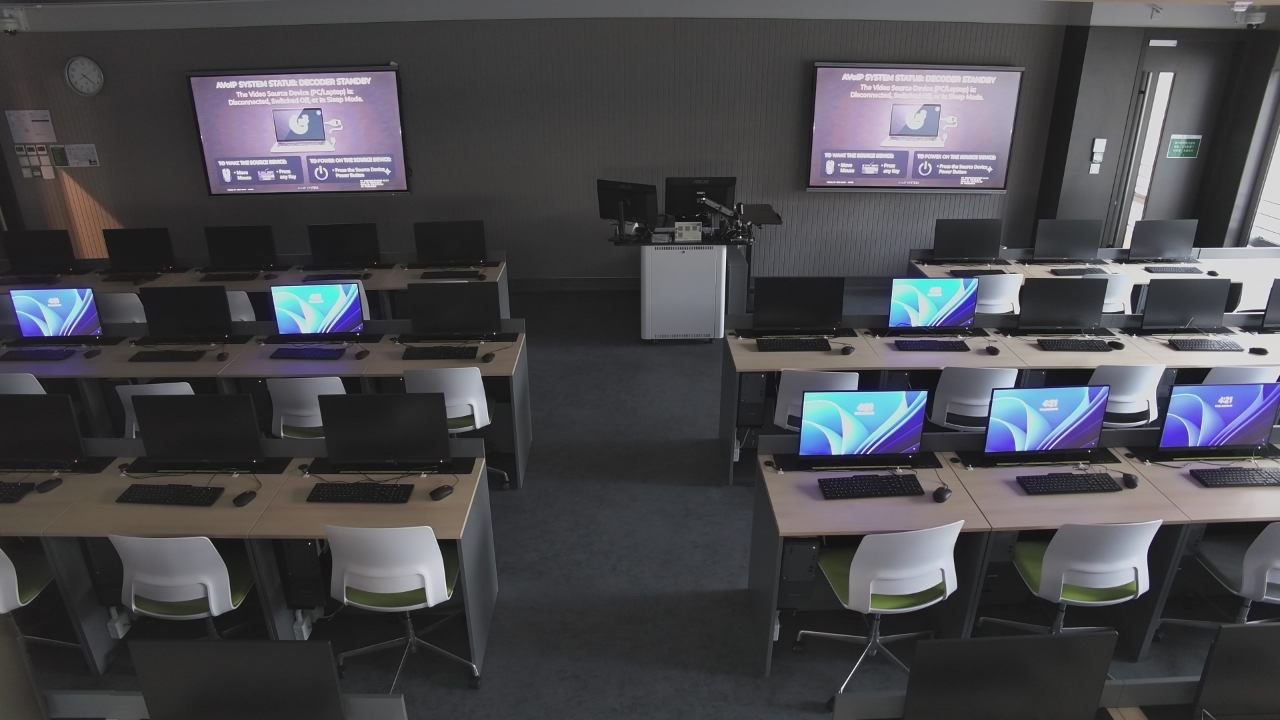
#> input picture [Buddy]/.workbuddy/tmp/live7/g0.jpg, 1280 x 720 px, found by its file name
$ python r7_hunt.py
#> lines starting #> are read from the running program, lines starting #| are printed output that depends on the picture
### [Buddy]/av_scan.py
#!/usr/bin/env python
# Shek Mun AV room scan -> HTML report with inline camera snapshots.
import os
import re
import json
import time
import base64
import subprocess
import numpy as np
from PIL import Image, ImageDraw, ImageOps, ImageFilter
from scipy import ndimage

OUT = os.path.dirname(os.path.abspath(__file__))
TMP = os.path.join(OUT, '.workbuddy', 'tmp')
SNAP_URL = 'http://10.107.147.121:8080/snapshot.json'
CONFIG = os.path.join(OUT, 'av_monitor_config.json')
CHANGELOG = os.path.join(OUT, 'changelog.md')

# Report engine version. Keep in step with the top entry of changelog.md; it is stamped
# into the HTML report, the email body and the email subject footer so Danny always
# knows which rule set produced a given report.
VERSION = '2.6.1'
# an OUT OF SYNC verdict must repeat on a consecutive run inside this window before it
# is allowed to raise an Abnormal (Danny: avoid one-off false alarms)
SYNC_CONFIRM_WINDOW_S = 3 * 3600

# KDS temperature alarm threshold (deg C) - only at/above this is a room "Abnormal".
# Danny raised it from 45 to 49 on 2026-09-21; the value in av_monitor_config.json wins.
KDS_ALARM = 49
# rooms with at least this many monitored displays must show one common picture
SYNC_MIN_DECODERS = 2
# a disagreeing region must cover at least this share of the largest display's area
# before the room is called OUT OF SYNC (Danny: only flag a *highly* unmatched room)
SYNC_MIN_AREA_RATIO = 0.30
# text that identifies the AVoIP "decoder standby" screen
AVOIP_IDLE_KEYS = ('AVOIP', 'DECODER', 'STANDBY', 'VIDEO SOURCE', 'DISCONNECTED',
                   'SWITCHED OFF', 'SLEEP MODE', 'TO WAKE')
# Narrower evidence that a bright region really IS a TV: an AVoIP decoder standby
# screen can only come from a display, never from a whiteboard / noticeboard.
DISPLAY_TEXT_KEYS = ('AVOIP', 'DECODER', 'STANDBY', 'VIDEO SOURCE', 'DISCONNECTED')

ROOMS = [
    ('101', 'SM-11-01', 'SM-11-01'), ('102', 'SM-11-02', 'SM-11-02'),
    ('103', 'SM-11-03', 'SM-11-03'), ('104', 'SM-11-04', 'SM-11-04'),
    ('105', 'SM-11-05', 'SM-11-05'), ('106', 'SM-11-06', 'SM-11-06'),
    ('107', 'SM-11-07', 'SM-11-07'), ('108', 'SM-11-08', 'SM-11-08'),
    ('109', 'Common Rm', 'Common Area'),
]
# snapshot.json room key -> camera ip suffix
PASS_DIRS = ['s1', 's2', 's3']


# [114 lines left out: functions load_config, kds_alarm, display_spec, display_filter, display_regions, poller_state, not called in this run]


def is_fault(d):
    """Only an explicit `fail` is a fault. `unknown` = not polled yet (see poller_state)."""
    return d.get('status') == 'fail'


def sync_history_path():
    return os.path.join(TMP, 'sync_history.json')


# [67 lines left out: functions load_sync_history, apply_sync_persistence, fetch_snapshot, grab, not called in this run]


def gray(path):
    return np.asarray(Image.open(path).convert('L'), dtype=np.float32)
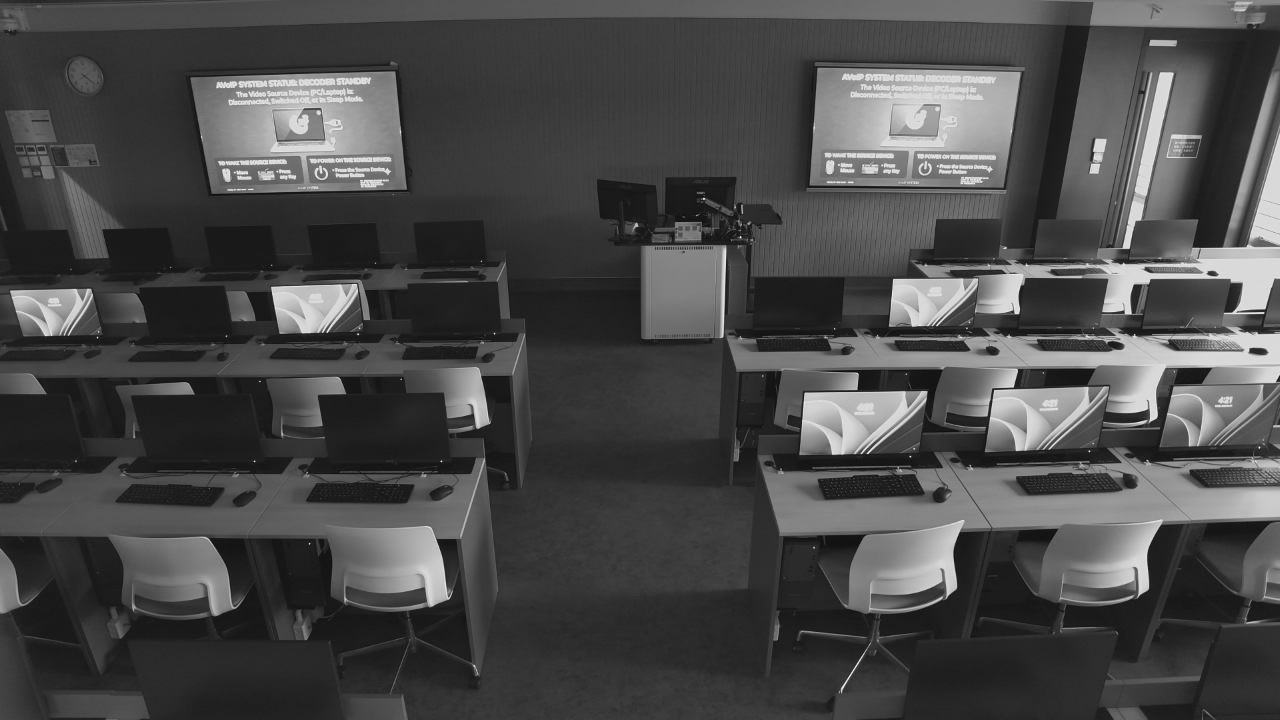
#> returned value: shape (720, 1280) float32; min 1, max 246, mean 73.3


# [78 lines left out: functions refine_box, refine_box_frames, iou, not called in this run]


# tuned on the live SM-11-01 frame (2026-09-28): a 288x176 wall-band blob shrinks to
# 312x180 around the TV panel, a 192x64 blob to 193x65 (spectator band removed), while
# the big 4K TV is kept at 142x170 instead of the 112x96 that cut it in half.
REFINE_TUNE = {'pad': 30, 'edge_frac': 0.85, 'streak': 0.75, 'max_grow': 0.35}


# [45 lines left out: function screens, not called in this run]


_OCR = None


def get_ocr():
    global _OCR
    if _OCR is None:
        try:
            from rapidocr_onnxruntime import RapidOCR
            _OCR = RapidOCR()
        except Exception:
            _OCR = False          # OCR unavailable -> screen state falls back to heuristics
    return _OCR or None


def ocr_frame(rgb):
    """OCR the whole 1280x720 frame once; return [{text, box}]."""
    eng = get_ocr()
    if eng is None:
        return []
    try:
        res, _ = eng(rgb)
    except Exception:
        return []
    out = []
    for t in (res or []):
        if not t or not t[1]:
            continue
        pts = t[0]
        xs = [p[0] for p in pts]
        ys = [p[1] for p in pts]
        out.append({'text': str(t[1]),
                    'box': (float(min(xs)), float(min(ys)), float(max(xs)), float(max(ys)))})
    return out


# v2.6.0 - the lock-screen clock, tolerant of OCR garble on the separator.
# The old pattern was `^\d{1,2}[:.]\d{2}$`, i.e. it demanded a colon or a full stop.
# Danny (2026-09-30, SM-11-06 follow-up): all four SM-11-01 panels were showing the
# SAME Windows lock screen, yet the room reported "2 idle / 2 not idle -> OUT OF SYNC".
# The two "active" panels had simply had their colon eaten by OCR - one read `917`
# and the other `9-17` - so the clock was not recognised, the panel fell through to
# "readable text => content", and the room raised a false Abnormal. On a 220x135 px
# wall TV the colon is a couple of pixels; losing it is routine, not exceptional.
CLOCK_RE = re.compile(r'^\s*(\d{1,2})\s*[:.\-\u2013\u2014 ]\s*(\d{2})\s*$')   # 9:17 9.17 9-17 9 17
CLOCK_BARE_RE = re.compile(r'^\s*(\d{1,2})(\d{2})\s*$')                      # 917 0917


# [27 lines left out: functions is_clock, region_structure, not called in this run]


# ---------------------------------------------------------------------------
# AVoIP decoder standby - learned visual fingerprint (Danny, 2026-09-28)
# ---------------------------------------------------------------------------
# Danny sent a reference picture of the AVoIP standby screen and asked the audit to
# "learn the pattern", because OCR alone cannot be trusted on it: on SM-11-02 the
# RIGHT panel reads "AVOIP SYSTEM STATUS: DECODER STANDBY" but the LEFT panel - same
# picture, dimmer and softer - returns *nothing*. The left panel then fell through to
# "content not readable" (unknown) while the right was idle, and the mismatched state
# classes made the room report OUT OF SYNC even though both panels were idle.
#
# The screen's signature is a dense block of headline text across the top of the
# panel over a DARK grey background, with a laptop graphic and a two-panel button
# layout below. Measured across live frames:
#
#   panel                        top-band text   dark share (<95)
#   SM-11-02 left  (true)            0.585           0.806
#   SM-11-02 right (true)            0.475           0.670
#   SM-11-08 wall cladding (FALSE)   0.739           0.055
#   Room 1 content slides (FALSE)    0.000           0.24 - 0.29
#
# `band` alone is NOT enough: the patterned wall cladding in SM-11-08 produces just
# as much top-band edge energy as a real headline, and a standby panel seen at a
# steep angle through glass glares up to lum 160-174 and loses its dark background.
# The dark share is what actually identifies the screen - the banner is white text on
# a near-black panel. Both gates must pass.
STANDBY_BAND_MIN = 0.35      # headline rows in the top band for a standby screen
STANDBY_DARK_MIN = 0.55      # the banner sits on a dark panel, not a bright wall
# (was 0.45; raised 2026-09-28 after a dark slide with a top title band on SM-11-01
#  tv3 reached 0.45-0.55 and was wrongly called standby. True AVoIP standby panels
#  measure 0.71-0.81, so 0.55 keeps them with margin.)
STANDBY_LUM_MIN, STANDBY_LUM_MAX = 60, 175
# v2.5.0 - pattern matching for a panel that glare makes unreadable. A panel with no
# text of its own is called standby when its row layout matches a standby panel that
# WAS confirmed in the same room. Measured 2026-09-28: twin standby panels 0.88,
# a content panel in the same test set 0.28 at most -> 0.45 was chosen then.
# v2.5.7 - raised to 0.75. Danny (2026-09-29) saw SM-11-01 sit on CHECK REGION while
# it was really IN SYNC: the centre-right TV is a bright slide (lum 143, dark 0.127)
# yet scored NCC 0.590 against the stored profile, clearing 0.45 and being re-labelled
# Idle - which then disagreed with the right-wall TV and produced a phantom out-of-sync
# alert. Re-measured across every marked panel in the fleet (12 samples): real standby
# panels score 0.99-1.00, real content 0.28-0.59. 0.75 sits in that gap with margin on
# both sides and separates all 12 correctly, where a dark-share gate would have broken
# SM-11-02's left TV (genuine standby at dark 0.079 through window glare).
# v2.6.1 - 0.75 was too strict, and the whole reason it had been raised was misdiagnosed.
# Re-measured across every marked panel in the fleet on 2026-09-30, ground truth from the
# OCR banner, three separate times of day as the light changed:
#   OCR-confirmed standby  0.558 - 1.000   (the 0.558 is SM-11-01 under blue skylight,
#                                           which lifts B-R to 43-58 and washes the panel)
#   content / slide / lock 0.064 - 0.449   (SM-11-02's slide, the one Danny reported,
#                                           tops out at 0.449)
# 0.50 sits in that gap with roughly 0.05 of margin on each side. It also still rejects
# the 0.590 bright slide that made v2.5.7 raise the gate.
STANDBY_NCC_MIN = 0.50
# v2.6.1 - how many row-profile signatures are kept per room. This was 2, and that was
# the real reason the NCC test kept failing: remember_standby_profiles() appends the new
# signature and then stores cur[-limit:], so every learning run EVICTED the oldest one.
# A single bad learning pass therefore destroyed the good reference permanently, and the
# next run's genuine standby panel scored 0.36 against the wreckage - which looked exactly
# like "sunlight broke the matcher" and sent v2.5.7 off to build a colour test instead.
# It was not sunlight: simulating glare on a confirmed standby panel (additive +120,
# multiplicative x2.0, warm-tinted +80) moves its NCC by less than 0.02, because the row
# profile is high-passed and z-normalised before comparison. The reference was simply bad.
# Keeping a pool of 8 and scoring against the best of them (see standby_profiles()) means
# one bad sample can no longer erase a good one.
STANDBY_PROFILE_POOL = 8
# v2.6.1 - the hue test is a COLD-START fallback only: it runs when a room has no learned
# reference at all. It is deliberately not allowed to rescue a panel the layout test
# rejects. SM-11-02's slide measured B-R 9.1 / saturation 22.2 against 17.4 / 20.9 for a
# real standby panel on SM-11-08 - colour cannot separate them - and that slide still
# scores 0.37-0.45 on layout. Letting colour override layout is precisely what produced
# the false "idle" verdict Danny reported on 2026-09-30.
# v2.5.7 - colour signature of the AVoIP standby screen (see standby_hue()). Sunlight
# lifts a standby panel's brightness from ~83 to ~143-169 without changing its colour,
# so absolute brightness / dark-share tests fail on it. Measured across the fleet the
# standby screen is the only surface that is both faintly blue and nearly desaturated:
# B-R 13.6-18.1 with saturation 17.0-21.7, against 101/102 (Win11 wallpaper), 151/152
# (lock screen) and -1.5/3.3 (white slide). Ratios, so exposure-independent.
# v2.6.1 - the v2.5.7 window was far too generous and let real slides through. Danny
# (2026-09-30) reported SM-11-02 "both are in use but not idle": both panels were slides
# measuring B-R 26.8 / 25.1 with saturation 36.6 / 38.9, comfortably inside 8-40 / <=45.
# Fleet-wide re-measure (2026-09-30, 9 OCR-confirmed standby panels vs 4 content panels):
#   saturation : standby  5.4 - 31.7   |   content 36.6 - 169.8
#   B-R        : standby -0.4 - 24.8   |   content 25.1 - 169.7
# Saturation is the sharper of the two, so it carries the decision; B-R is a backstop for
# a saturated-but-dim slide. BR_MIN stays at 8.0 deliberately - a white slide measures
# B-R -1.5 / saturation 3.3 and must keep failing, even though the dimmest real standby
# panel (SM-11-01 left, B-R -0.4) then falls through to the NCC test instead.
STANDBY_HUE_BR_MIN, STANDBY_HUE_BR_MAX = 8.0, 28.0
STANDBY_HUE_SAT_MAX = 34.0
STANDBY_ZOOM_SCALES = (2, 3)
# v2.5.2 - whole-headline matching for a garbled banner (see standby_banner())
STANDBY_BANNER_REF = ('AVOIPSYSTEMSTATUSDECODERSTANDBY',
                      'AVOIPSYSTEMSTATUSDECODERSTANDBYTHEVIDEOSOURCEDEVICE')
STANDBY_BANNER_MIN_RATIO = 0.65
STANDBY_BANNER_MIN_LEN = 18
# v2.5.1 - Windows lock-screen wallpaper signature (see lock_screen_signature()).
# SM-11-08 measured b-g ~90 / g-r ~45 / lum 74-87 on an idle lock screen.
LOCK_BG_DG = 35         # b - g: the pixel is strongly blue
LOCK_BG_DR = 12         # g - r: and the blue comes from the blue channel, not grey
LOCK_BG_MIN_SHARE = 0.45  # share of the panel that must carry that blue
LOCK_MEAN_DG = 60       # panel-level mean b - g (lock 109-111 vs content <= 22)
LOCK_MEAN_DR = 12       # panel-level mean g - r (lock 23-27 vs content <= 6)
LOCK_LUM_MIN, LOCK_LUM_MAX = 45, 135


# [248 lines left out: functions text_band, standby_fingerprint, standby_hue, standby_hue_match, standby_row_profile, profile_ncc and 3 more, not called in this run]


# Danny (2026-09-21): Idle means ONLY (a) Windows lock screen, (b) AVoIP decoder
# standby banner, (c) an all-blank screen. A Windows desktop or an application that
# sits static for a long time is still "content on screen" -> In use, not Idle.
# A blank screen is featureless: almost no pixel deviates from the median and the
# row-to-row variation is tiny.
BLANK_NONFLAT_MAX = 0.10
BLANK_ROWSTD_MAX = 12.0


# [744 lines left out: functions classify_texts, display_pill, aggregate_screen_state, measure_panel, standby_profiles, remember_standby_profiles and 10 more, not called in this run]


CSS = """
body{font-family:'Segoe UI',Arial,'Microsoft JhengHei',sans-serif;background:#f5f6f8;
color:#1f2430;margin:0;padding:24px;}
.wrap{max-width:1000px;margin:0 auto;}
h1{font-size:22px;margin:0 0 4px;}
.sub{color:#6b7280;font-size:13px;margin-bottom:18px;}
table.summary{border-collapse:collapse;width:100%;background:#fff;font-size:13px;
box-shadow:0 1px 3px rgba(0,0,0,.08);margin-bottom:24px;}
table.summary th{background:#eef2f7;text-align:left;padding:8px 10px;border:1px solid #dfe3ea;}
table.summary td{padding:8px 10px;border:1px solid #dfe3ea;vertical-align:middle;}
.room{background:#fff;border:1px solid #dfe3ea;border-radius:8px;padding:16px 18px;
margin-bottom:18px;box-shadow:0 1px 3px rgba(0,0,0,.06);}
.room h2{font-size:17px;margin:0 0 10px;padding-bottom:8px;border-bottom:2px solid #eef2f7;}
.room h3{font-size:13px;color:#4b5563;margin:14px 0 6px;text-transform:uppercase;letter-spacing:.4px;}
.pill{display:inline-block;font-size:11px;font-weight:bold;padding:3px 9px;border-radius:10px;
margin-left:8px;vertical-align:middle;}
.p-on{background:#e6f4ea;color:#186a3b;}
.p-off{background:#fce8e6;color:#a52714;}
.p-idle{background:#eef2f7;color:#4b5563;}
.p-sched{background:#fef7e0;color:#8a6100;}
.p-act{background:#e8f0fe;color:#174ea6;}
table.tv{border-collapse:collapse;width:100%;font-size:12.5px;margin-top:6px;}
table.tv th{background:#f3f5f8;text-align:left;padding:6px 8px;border:1px solid #dfe3ea;}
table.tv td{padding:6px 8px;border:1px solid #dfe3ea;vertical-align:top;}
td.shot{width:300px;text-align:center;background:#fafbfc;}
td.shot img{width:280px;border:1px solid #dfe3ea;border-radius:5px;display:block;margin:0 auto 6px;}
td.shot .cap{font-size:11px;color:#6b7280;}
.shotwrap{position:relative;display:inline-block;width:280px;line-height:0;}
.shotwrap img{margin:0 auto;}
.shotwrap .op{position:absolute;border:2px solid #e11d48;background:rgba(225,29,72,.07);}
.shotwrap .op span{position:absolute;top:-13px;left:-2px;background:#e11d48;color:#fff;
font-size:9px;font-weight:bold;padding:1px 4px;border-radius:3px;line-height:1.2;}
.shotwrap .op.stby{border-color:#7c3aed;background:rgba(124,58,237,.07);}
.shotwrap .op.stby span{background:#7c3aed;}
.legend{font-size:11px;color:#6b7280;margin:6px 0 0;}
.legend i{display:inline-block;width:10px;height:10px;border:2px solid #e11d48;vertical-align:-1px;
margin:0 3px 0 8px;}
.legend i.s{border-color:#7c3aed;}
ul{margin:4px 0 0 18px;padding:0;font-size:13px;}
li{padding:2px 0;}
.warn{background:#fff8e1;border-left:4px solid #f9a825;padding:8px 12px;font-size:13px;margin-top:8px;}
.note{background:#eef2f7;border-left:4px solid #607d8b;padding:8px 12px;font-size:12px;
color:#455a64;margin-bottom:18px;}
.ok{color:#186a3b;font-weight:bold;} .bad{color:#a52714;font-weight:bold;}
.muted{color:#4b5563;font-weight:bold;}
.foot{color:#6b7280;font-size:12px;margin-top:20px;border-top:1px solid #dfe3ea;padding-top:10px;}
"""


# [294 lines left out: functions overlay_html, build_html, not called in this run]


# [25 lines that do not run on import are left out]

### [Buddy]/.workbuddy/tmp/r7_hunt.py
# -*- coding: utf-8 -*-
import sys, os
import numpy as np
from PIL import Image
sys.path.insert(0, r"C:/Work/Projects/ShekMun/[Buddy]")
import av_scan

OUT = r"C:/Work/Projects/ShekMun/[Buddy]/.workbuddy/tmp/live7"
g0 = av_scan.gray(os.path.join(OUT,"g0.jpg"))
rgb0 = Image.open(os.path.join(OUT,"g0.jpg")).convert("RGB")
#> rgb0 is the input picture: PIL image 1280x720 RGB; mean R, G, B 73, 72.7, 77.1

def up_ocr(box, scale=3):
    c = rgb0.crop(box)
    c = c.resize((c.width*scale, c.height*scale), Image.LANCZOS)
    txts=[t['text'] for t in av_scan.ocr_frame(np.asarray(c))]
    g = g0[box[1]:box[3], box[0]:box[2]]
    st = av_scan.region_structure(g)
    return txts, float(g.mean()), st['band'], st['darkshare']

cands = {
 "blob_L   [228,79,370,184]": (228,79,370,184),
 "marked_L [179,61,402,196]": (179,61,402,196),
 "mirrorR  [840,79,982,184]": (840,79,982,184),
 "marked_R [802,57,1020,191]": (802,57,1020,191),
}
for k,b in cands.items():
#> (the run stopped early here; a loop or call above may not have finished)

$ run again, with [Buddy]/.workbuddy/tmp/live1/g1.jpg copied over [Buddy]/.workbuddy/tmp/live7/g0.jpg
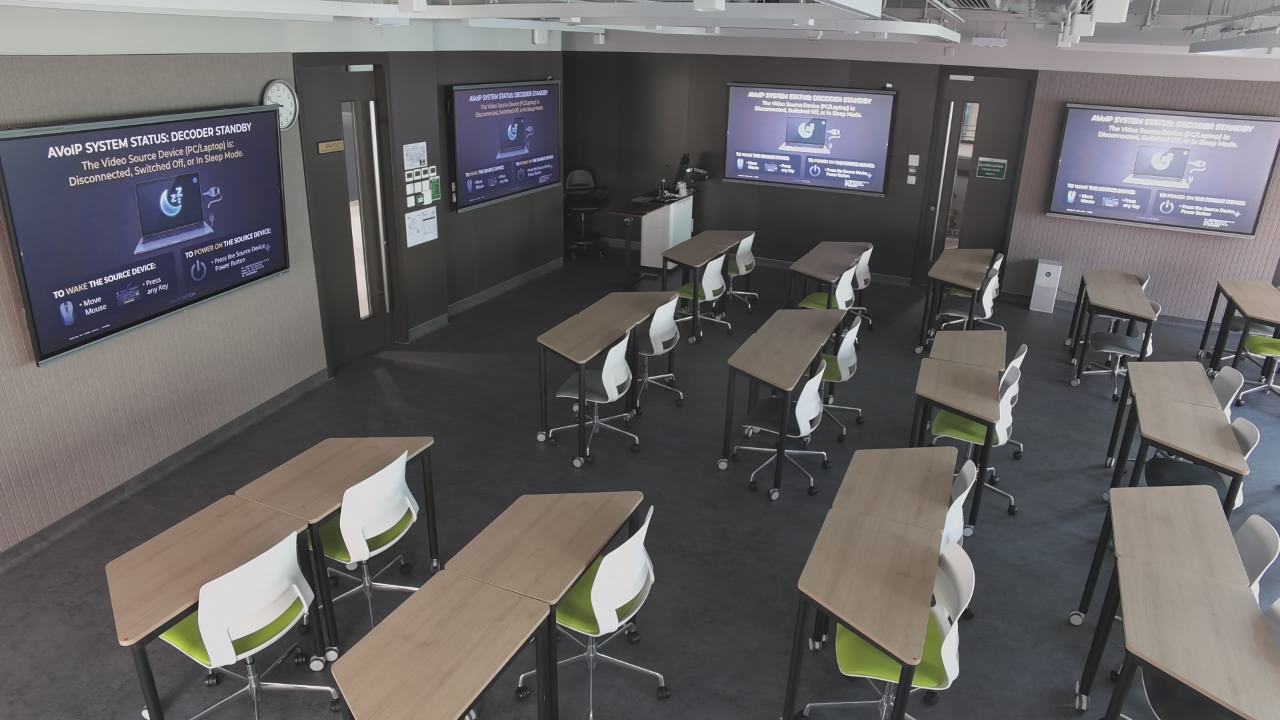
#> input picture [Buddy]/.workbuddy/tmp/live1/g1.jpg, 1280 x 720 px, found by its file name
#> in gray, `return np.asarray(Image.open(path).convert('L'), dtype=np.float32)`:
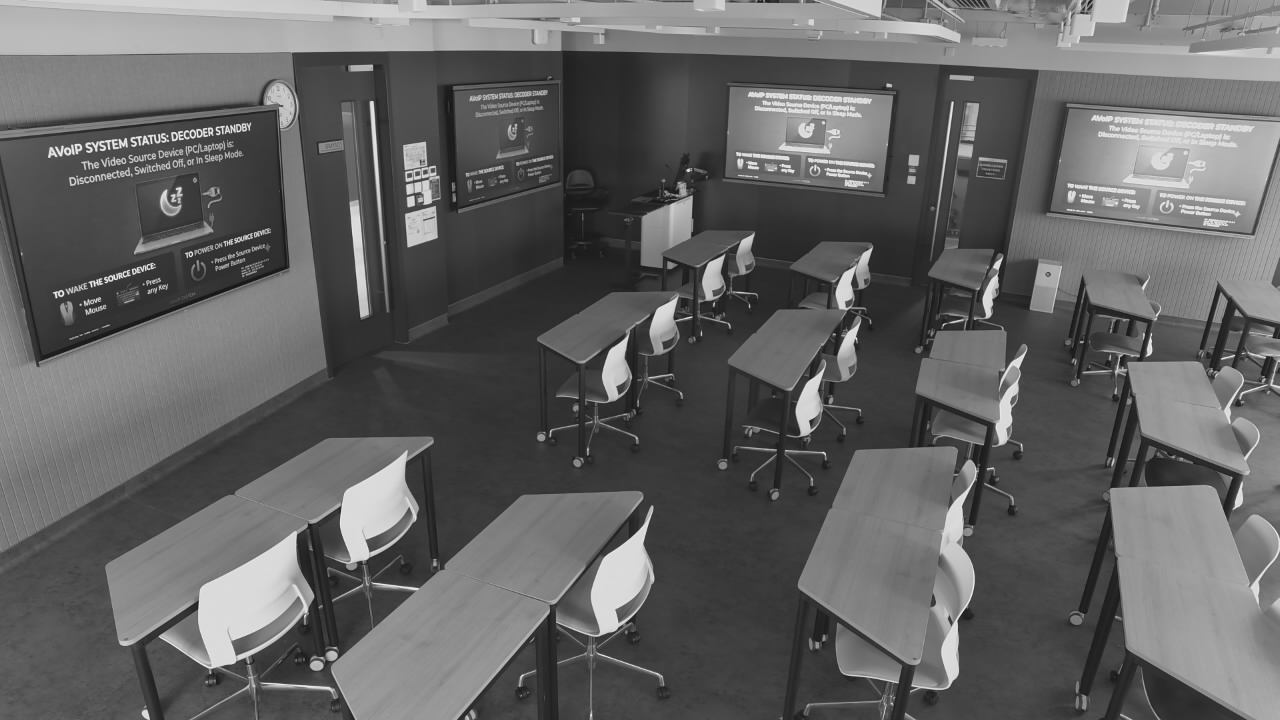
#> returned value: shape (720, 1280) float32; min 11, max 254, mean 99.4
#> rgb0 is the input picture: PIL image 1280x720 RGB; mean R, G, B 101.2, 98.6, 99.1
